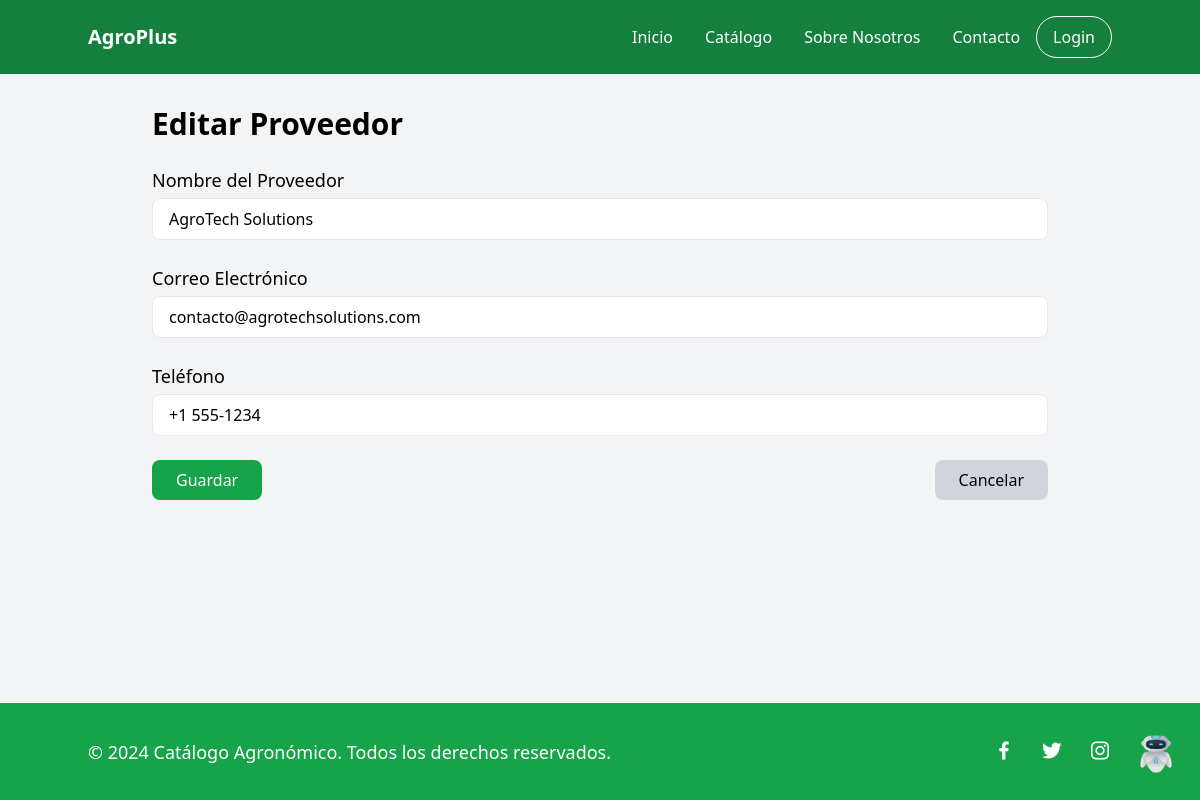
Page /suppliers/2/update/ on the committed database.
### core/catalog/models.py (models this page shows, shortened)
class Supplier(models.Model):
    name = models.CharField(max_length=100)
    contact_email = models.EmailField(blank=True, null=True)
    contact_phone = models.CharField(max_length=20, blank=True, null=True)
    created_at = models.DateTimeField(auto_now_add=True)
    updated_at = models.DateTimeField(auto_now=True)

### core/catalog/views/supplier.py (the view)
# urls.py: path('suppliers/<int:pk>/update/', supplier.SupplierUpdateView.as_view(), name='supplier_update'),
class SupplierUpdateView(UpdateView):
    model = Supplier
    template_name = 'core/supplier/supplier_form.html'
    fields = ['name', 'contact_email', 'contact_phone']
    success_url = reverse_lazy('catalog:supplier_list')

### templates/core/supplier/supplier_form.html (shortened to what this page needs)
{% extends 'components/base.html' %}
{% block content %}
    <div class="container mx-auto py-8 px-16">
        <h1 class="text-3xl font-bold mb-6">{% if form.instance.pk %}Editar Proveedor{% else %}Crear Nuevo Proveedor{% endif %}</h1>
        <form method="post" class="space-y-6">
            <div class="mb-4">
                <label for="{{ form.name.id_for_label }}" class="block text-lg font-medium">Nombre del Proveedor</label>
                <input type="text" name="name" id="{{ form.name.id_for_label }}" value="{{ form.instance.name|default:'' }}" placeholder="Ingresa el nombre del proveedor" class="mt-1 block w-full px-4 py-2 border rounded-lg focus:ring-green-500 focus:border-green-500" required>
            </div>
            <div class="mb-4">
                <label for="{{ form.contact_email.id_for_label }}" class="block text-lg font-medium">Correo Electrónico</label>
                <input type="email" name="contact_email" id="{{ form.contact_email.id_for_label }}" value="{{ form.instance.contact_email|default:'' }}" placeholder="Ingresa el correo electrónico" class="mt-1 block w-full px-4 py-2 border rounded-lg focus:ring-green-500 focus:border-green-500">
            </div>
            <div class="mb-4">
                <label for="{{ form.contact_phone.id_for_label }}" class="block text-lg font-medium">Teléfono</label>
                <input type="text" name="contact_phone" id="{{ form.contact_phone.id_for_label }}" value="{{ form.instance.contact_phone|default:'' }}" placeholder="Ingresa el teléfono de contacto" class="mt-1 block w-full px-4 py-2 border rounded-lg focus:ring-green-500 focus:border-green-500">
            </div>
            <div class="flex justify-between">
                <button type="submit" class="bg-green-600 text-white px-6 py-2 rounded-lg hover:bg-green-700 transition-all">Guardar</button>
                <a href="{% url 'catalog:supplier_list' %}" class="bg-gray-300 text-black px-6 py-2 rounded-lg hover:bg-gray-400 transition-all">
                    Cancelar
                </a>
            </div>
        </form>
    </div>
{% endblock %}

### rows in the picture
Supplier: name "AgroTech Solutions", contact_email "contacto@agrotechsolutions.com", contact_phone "+1 555-1234"
